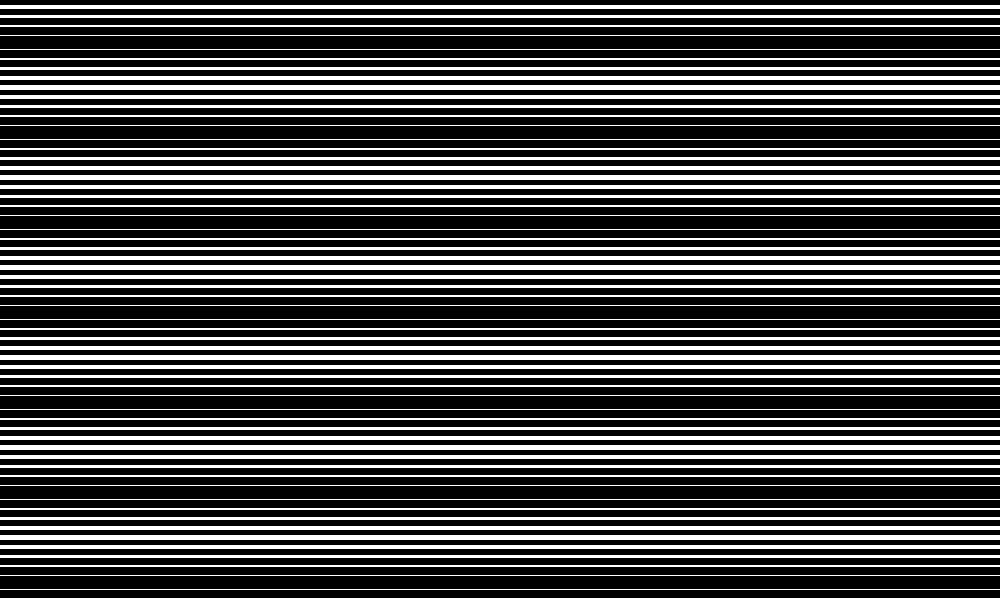
Frame 1 (no input)
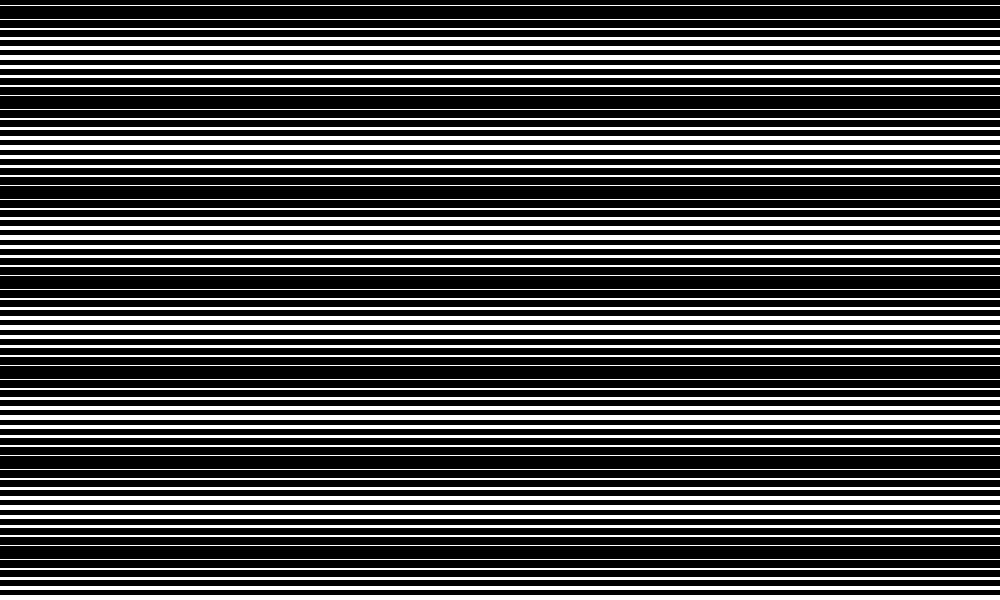
Frame 60 (the mouse pressed at the canvas centre just before this capture)
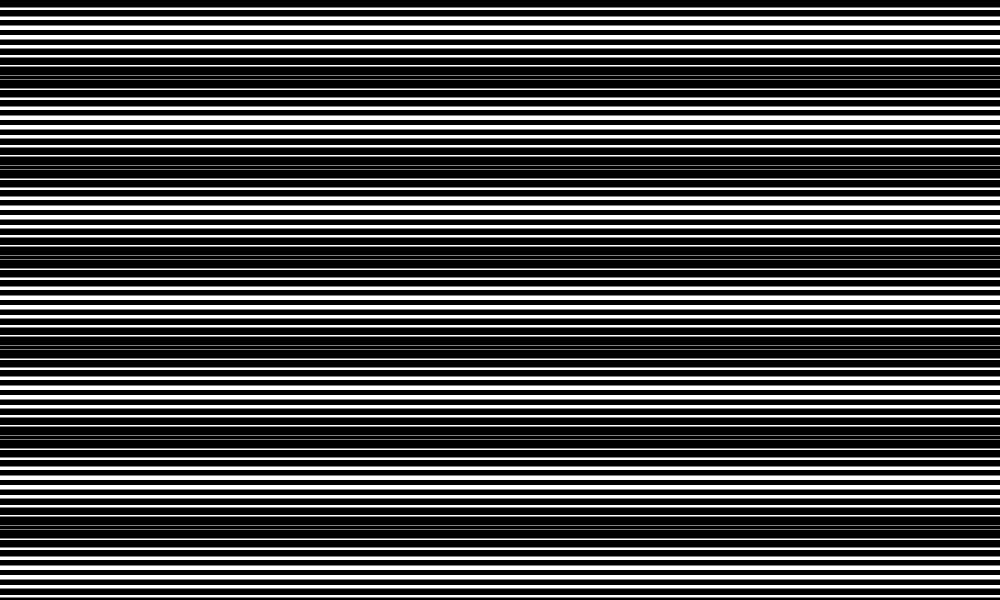
Frame 120 (the mouse held since frame 60 and released just before this capture)

The Processing sketch that drew these frames (run headless with seeded random() and noise(); from frame 60 on, the mouse is pressed at the canvas centre):

// Processing sketch: moire
// ── moire.pde
float j=0;

void setup()
{
size(1000, 600);
noStroke();
frameRate(40);
smooth();
}

void draw() 
{
  background(255);
  if (j>8.5) {j=0;}
for(int i=0;i<height;i=i+height/120+height/120) {
fill(0);
rect(0,i,width,height/120);
}
for(int i=0;i<height;i=i+height/120+height/121) {
fill(0);
rect(0,i+j,width,height/121);
}
j=j+.25;
}
